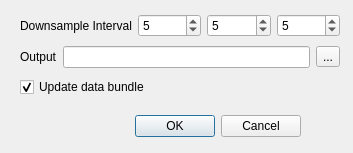
<?xml version="1.0" encoding="UTF-8"?>
<ui version="4.0">
 <class>FlyEmNeuronThumbnailDialog</class>
 <widget class="QDialog" name="FlyEmNeuronThumbnailDialog">
  <property name="geometry">
   <rect>
    <x>0</x>
    <y>0</y>
    <width>353</width>
    <height>153</height>
   </rect>
  </property>
  <property name="windowTitle">
   <string>Dialog</string>
  </property>
  <widget class="QDialogButtonBox" name="buttonBox">
   <property name="geometry">
    <rect>
     <x>130</x>
     <y>110</y>
     <width>171</width>
     <height>32</height>
    </rect>
   </property>
   <property name="orientation">
    <enum>Qt::Horizontal</enum>
   </property>
   <property name="standardButtons">
    <set>QDialogButtonBox::Cancel|QDialogButtonBox::Ok</set>
   </property>
  </widget>
  <widget class="QWidget" name="">
   <property name="geometry">
    <rect>
     <x>20</x>
     <y>11</y>
     <width>320</width>
     <height>89</height>
    </rect>
   </property>
   <layout class="QVBoxLayout" name="verticalLayout">
    <item>
     <layout class="QHBoxLayout" name="horizontalLayout">
      <item>
       <widget class="QLabel" name="label">
        <property name="text">
         <string>Downsample Interval</string>
        </property>
       </widget>
      </item>
      <item>
       <widget class="QSpinBox" name="xDsSpinBox">
        <property name="value">
         <number>5</number>
        </property>
       </widget>
      </item>
      <item>
       <widget class="QSpinBox" name="yDsSpinBox">
        <property name="value">
         <number>5</number>
        </property>
       </widget>
      </item>
      <item>
       <widget class="QSpinBox" name="zDsSpinBox">
        <property name="value">
         <number>5</number>
        </property>
       </widget>
      </item>
     </layout>
    </item>
    <item>
     <layout class="QHBoxLayout" name="horizontalLayout_3">
      <item>
       <layout class="QHBoxLayout" name="horizontalLayout_2">
        <item>
         <widget class="QLabel" name="label_2">
          <property name="text">
           <string>Output</string>
          </property>
         </widget>
        </item>
        <item>
         <widget class="QLineEdit" name="outputLineEdit"/>
        </item>
       </layout>
      </item>
      <item>
       <widget class="QToolButton" name="toolButton">
        <property name="text">
         <string>...</string>
        </property>
       </widget>
      </item>
     </layout>
    </item>
    <item>
     <widget class="QCheckBox" name="updateCheckBox">
      <property name="text">
       <string>Update data bundle</string>
      </property>
      <property name="checked">
       <bool>true</bool>
      </property>
     </widget>
    </item>
   </layout>
  </widget>
 </widget>
 <resources/>
 <connections>
  <connection>
   <sender>buttonBox</sender>
   <signal>accepted()</signal>
   <receiver>FlyEmNeuronThumbnailDialog</receiver>
   <slot>accept()</slot>
   <hints>
    <hint type="sourcelabel">
     <x>248</x>
     <y>254</y>
    </hint>
    <hint type="destinationlabel">
     <x>157</x>
     <y>274</y>
    </hint>
   </hints>
  </connection>
  <connection>
   <sender>buttonBox</sender>
   <signal>rejected()</signal>
   <receiver>FlyEmNeuronThumbnailDialog</receiver>
   <slot>reject()</slot>
   <hints>
    <hint type="sourcelabel">
     <x>316</x>
     <y>260</y>
    </hint>
    <hint type="destinationlabel">
     <x>286</x>
     <y>274</y>
    </hint>
   </hints>
  </connection>
 </connections>
</ui>
